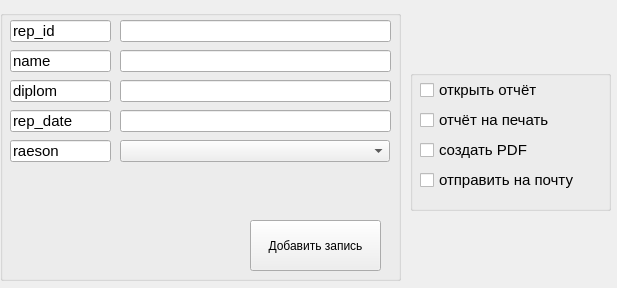
<?xml version="1.0" encoding="UTF-8"?>
<ui version="4.0">
 <class>Form</class>
 <widget class="QWidget" name="Form">
  <property name="geometry">
   <rect>
    <x>0</x>
    <y>0</y>
    <width>617</width>
    <height>288</height>
   </rect>
  </property>
  <property name="windowTitle">
   <string>Добавить запись</string>
  </property>
  <widget class="QGroupBox" name="groupBox">
   <property name="geometry">
    <rect>
     <x>0</x>
     <y>10</y>
     <width>401</width>
     <height>271</height>
    </rect>
   </property>
   <property name="title">
    <string/>
   </property>
   <widget class="QLineEdit" name="lineEdit">
    <property name="geometry">
     <rect>
      <x>10</x>
      <y>40</y>
      <width>101</width>
      <height>22</height>
     </rect>
    </property>
    <property name="font">
     <font>
      <pointsize>11</pointsize>
     </font>
    </property>
    <property name="text">
     <string>name</string>
    </property>
    <property name="readOnly">
     <bool>true</bool>
    </property>
   </widget>
   <widget class="QLineEdit" name="lineEdit_2">
    <property name="geometry">
     <rect>
      <x>120</x>
      <y>40</y>
      <width>271</width>
      <height>22</height>
     </rect>
    </property>
    <property name="font">
     <font>
      <pointsize>11</pointsize>
     </font>
    </property>
   </widget>
   <widget class="QLineEdit" name="lineEdit_3">
    <property name="geometry">
     <rect>
      <x>10</x>
      <y>70</y>
      <width>101</width>
      <height>22</height>
     </rect>
    </property>
    <property name="font">
     <font>
      <pointsize>11</pointsize>
     </font>
    </property>
    <property name="text">
     <string>diplom</string>
    </property>
    <property name="readOnly">
     <bool>true</bool>
    </property>
   </widget>
   <widget class="QLineEdit" name="lineEdit_4">
    <property name="geometry">
     <rect>
      <x>120</x>
      <y>70</y>
      <width>271</width>
      <height>22</height>
     </rect>
    </property>
    <property name="font">
     <font>
      <pointsize>11</pointsize>
     </font>
    </property>
   </widget>
   <widget class="QPushButton" name="pushButton">
    <property name="geometry">
     <rect>
      <x>250</x>
      <y>210</y>
      <width>131</width>
      <height>51</height>
     </rect>
    </property>
    <property name="text">
     <string>Добавить запись</string>
    </property>
   </widget>
   <widget class="QLineEdit" name="lineEdit_5">
    <property name="geometry">
     <rect>
      <x>120</x>
      <y>100</y>
      <width>271</width>
      <height>22</height>
     </rect>
    </property>
    <property name="font">
     <font>
      <pointsize>11</pointsize>
     </font>
    </property>
   </widget>
   <widget class="QLineEdit" name="lineEdit_6">
    <property name="geometry">
     <rect>
      <x>10</x>
      <y>130</y>
      <width>101</width>
      <height>22</height>
     </rect>
    </property>
    <property name="font">
     <font>
      <pointsize>11</pointsize>
     </font>
    </property>
    <property name="text">
     <string>raeson</string>
    </property>
    <property name="readOnly">
     <bool>true</bool>
    </property>
   </widget>
   <widget class="QLineEdit" name="lineEdit_8">
    <property name="geometry">
     <rect>
      <x>10</x>
      <y>100</y>
      <width>101</width>
      <height>22</height>
     </rect>
    </property>
    <property name="font">
     <font>
      <pointsize>11</pointsize>
     </font>
    </property>
    <property name="text">
     <string>rep_date</string>
    </property>
    <property name="readOnly">
     <bool>true</bool>
    </property>
   </widget>
   <widget class="QComboBox" name="comboBox">
    <property name="geometry">
     <rect>
      <x>120</x>
      <y>130</y>
      <width>270</width>
      <height>22</height>
     </rect>
    </property>
   </widget>
   <widget class="QLineEdit" name="lineEdit_7">
    <property name="geometry">
     <rect>
      <x>120</x>
      <y>10</y>
      <width>271</width>
      <height>22</height>
     </rect>
    </property>
    <property name="font">
     <font>
      <pointsize>11</pointsize>
     </font>
    </property>
    <property name="text">
     <string/>
    </property>
   </widget>
   <widget class="QLineEdit" name="lineEdit_9">
    <property name="geometry">
     <rect>
      <x>10</x>
      <y>10</y>
      <width>101</width>
      <height>22</height>
     </rect>
    </property>
    <property name="font">
     <font>
      <pointsize>11</pointsize>
     </font>
    </property>
    <property name="text">
     <string>rep_id</string>
    </property>
    <property name="readOnly">
     <bool>true</bool>
    </property>
   </widget>
  </widget>
  <widget class="QGroupBox" name="groupBox_2">
   <property name="geometry">
    <rect>
     <x>410</x>
     <y>70</y>
     <width>201</width>
     <height>141</height>
    </rect>
   </property>
   <property name="title">
    <string/>
   </property>
   <widget class="QCheckBox" name="checkBox">
    <property name="geometry">
     <rect>
      <x>10</x>
      <y>10</y>
      <width>161</width>
      <height>20</height>
     </rect>
    </property>
    <property name="font">
     <font>
      <pointsize>11</pointsize>
     </font>
    </property>
    <property name="text">
     <string>открыть отчёт</string>
    </property>
   </widget>
   <widget class="QCheckBox" name="checkBox_2">
    <property name="geometry">
     <rect>
      <x>10</x>
      <y>40</y>
      <width>161</width>
      <height>20</height>
     </rect>
    </property>
    <property name="font">
     <font>
      <pointsize>11</pointsize>
     </font>
    </property>
    <property name="text">
     <string>отчёт на печать</string>
    </property>
   </widget>
   <widget class="QCheckBox" name="checkBox_3">
    <property name="geometry">
     <rect>
      <x>10</x>
      <y>70</y>
      <width>161</width>
      <height>20</height>
     </rect>
    </property>
    <property name="font">
     <font>
      <pointsize>11</pointsize>
     </font>
    </property>
    <property name="text">
     <string>создать PDF</string>
    </property>
   </widget>
   <widget class="QCheckBox" name="checkBox_4">
    <property name="geometry">
     <rect>
      <x>10</x>
      <y>100</y>
      <width>161</width>
      <height>20</height>
     </rect>
    </property>
    <property name="font">
     <font>
      <pointsize>11</pointsize>
     </font>
    </property>
    <property name="text">
     <string>отправить на почту</string>
    </property>
   </widget>
  </widget>
 </widget>
 <resources/>
 <connections/>
</ui>
